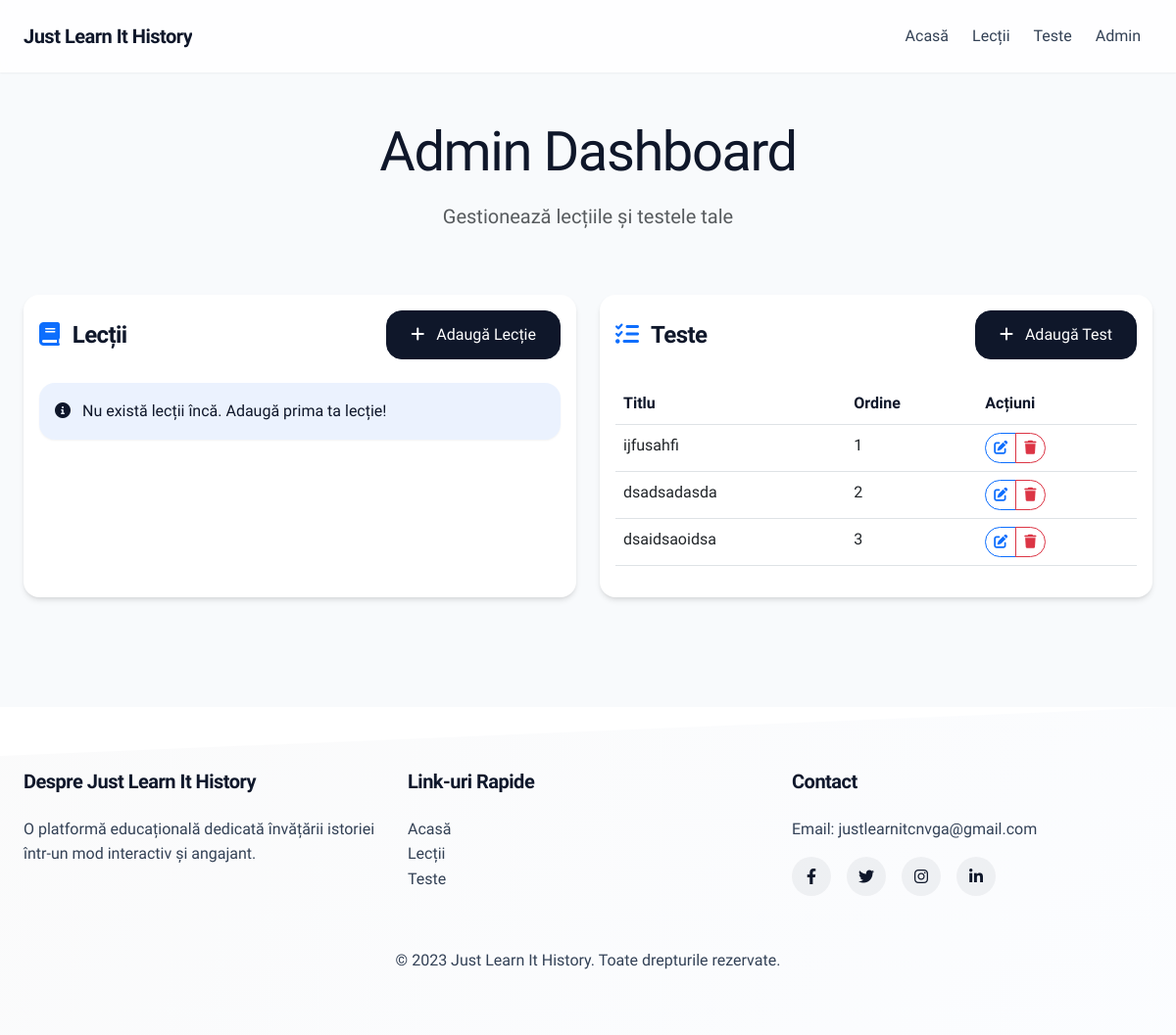
The page /admin (signed in) on the database its author committed.
### app.py (models this page shows, shortened)
class Test(db.Model):
    id = db.Column(db.Integer, primary_key=True)
    title = db.Column(db.String(200), nullable=False)
    order = db.Column(db.Integer, nullable=False)
    questions_json = db.Column(db.Text, nullable=False)

### app.py (the view)
@app.route('/admin')
@login_required
def admin():
    if not current_user.is_admin:
        flash('Access denied. Admin privileges required.')
        return redirect(url_for('index'))
    users = User.query.all()
    lessons = Lesson.query.with_entities(
        Lesson.id,
        Lesson.title,
        Lesson.content,
        Lesson.order
    ).order_by(Lesson.order).all()
    try:
        tests = Test.query.all()
    except Exception as e:
        if 'no such column: test.order' in str(e):
            print("Recreating database with correct schema...")
            db.drop_all()
            db.create_all()
            tests = []
        else:
            raise e
    lesson_form = LessonForm()
    test_form = TestForm()
    return render_template('admin/dashboard.html',
                         users=users,
                         lessons=lessons,
                         tests=tests,
                         lesson_form=lesson_form,
                         test_form=test_form)

### app.py (called while the page is built)
@login_manager.user_loader
def load_user(user_id):
    return User.query.get(int(user_id))

### templates/admin/dashboard.html (shortened to what this page needs)
{% extends "base.html" %}
{% block content %}
<div class="container py-5">
    <div class="row mb-5">
        <div class="col-12 text-center">
            <h1 class="display-4 mb-3">Admin Dashboard</h1>
            <p class="lead text-muted">Gestionează lecțiile și testele tale</p>
        </div>
    </div>
    <div class="row g-4">
        <div class="col-md-6">
            <div class="card h-100">
                <div class="card-body">
                    <div class="d-flex justify-content-between align-items-center mb-4">
                        <h2 class="card-title h4 mb-0">
                            <i class="fas fa-book me-2 text-primary"></i> Lecții
                        </h2>
                        <a href="{{ url_for('add_lesson') }}" class="btn btn-primary">
                            <i class="fas fa-plus me-2"></i> Adaugă Lecție
                        </a>
                    </div>
                    {% if lessons %}
                        <div class="table-responsive">
                            <table class="table table-hover">
                                <thead>
                                    <tr>
                                        <th>Titlu</th>
                                        <th>Ordine</th>
                                        <th>Acțiuni</th>
                                    </tr>
                                </thead>
                                <tbody>
                                    {% for lesson in lessons %}
                                    <tr>
                                        <td>{{ lesson.title }}</td>
                                        <td>{{ lesson.order }}</td>
                                        <td>
                                            <div class="btn-group">
                                                <a href="{{ url_for('edit_lesson', id=lesson.id) }}" class="btn btn-sm btn-outline-primary">
                                                    <i class="fas fa-edit"></i>
                                                </a>
                                                <button type="button" class="btn btn-sm btn-outline-danger" data-bs-toggle="modal" data-bs-target="#deleteLessonModal{{ lesson.id }}">
                                                    <i class="fas fa-trash"></i>
                                                </button>
                                            </div>
                                        </td>
                                    </tr>
                                    <div class="modal fade" id="deleteLessonModal{{ lesson.id }}" tabindex="-1" aria-labelledby="deleteLessonModalLabel{{ lesson.id }}" aria-hidden="true">
                                        <div class="modal-dialog">
                                            <div class="modal-content">
                                                <div class="modal-header">
                                                    <h5 class="modal-title" id="deleteLessonModalLabel{{ lesson.id }}">Confirmă Ștergerea</h5>
                                                    <button type="button" class="btn-close" data-bs-dismiss="modal" aria-label="Close"></button>
                                                </div>
                                                <div class="modal-body">
                                                    <p>Ești sigur că vrei să ștergi lecția "{{ lesson.title }}"?</p>
                                                    <p class="text-danger"><small>Această acțiune nu poate fi anulată.</small></p>
                                                </div>
                                                <div class="modal-footer">
                                                    <button type="button" class="btn btn-secondary" data-bs-dismiss="modal">Anulează</button>
                                                    <form action="{{ url_for('delete_lesson', id=lesson.id) }}" method="POST" class="d-inline">
                                                        <button type="submit" class="btn btn-danger">Șterge</button>
                                                    </form>
                                                </div>
                                            </div>
                                        </div>
                                    </div>
                                    {% endfor %}
                                </tbody>
                            </table>
                        </div>
                    {% else %}
                        <div class="alert alert-info">
                            <i class="fas fa-info-circle me-2"></i> Nu există lecții încă. Adaugă prima ta lecție!
                        </div>
                    {% endif %}
                </div>
            </div>
        </div>
        <div class="col-md-6">
            <div class="card h-100">
                <div class="card-body">
                    <div class="d-flex justify-content-between align-items-center mb-4">
                        <h2 class="card-title h4 mb-0">
                            <i class="fas fa-tasks me-2 text-primary"></i> Teste
                        </h2>
                        <a href="{{ url_for('add_test') }}" class="btn btn-primary">
                            <i class="fas fa-plus me-2"></i> Adaugă Test
                        </a>
                    </div>
                    {% if tests %}
                        <div class="table-responsive">
                            <table class="table table-hover">
                                <thead>
                                    <tr>
                                        <th>Titlu</th>
                                        <th>Ordine</th>
                                        <th>Acțiuni</th>
                                    </tr>
                                </thead>
                                <tbody>
                                    {% for test in tests %}
                                    <tr>
                                        <td>{{ test.title }}</td>
                                        <td>{{ test.order }}</td>
                                        <td>
                                            <div class="btn-group">
                                                <a href="{{ url_for('edit_test', id=test.id) }}" class="btn btn-sm btn-outline-primary">
                                                    <i class="fas fa-edit"></i>
                                                </a>
                                                <button type="button" class="btn btn-sm btn-outline-danger" data-bs-toggle="modal" data-bs-target="#deleteTestModal{{ test.id }}">
                                                    <i class="fas fa-trash"></i>
                                                </button>
                                            </div>
                                        </td>
                                    </tr>
                                    {% endfor %}
                                </tbody>
                            </table>
                        </div>
                    {% else %}
                        <div class="alert alert-info">
                            <i class="fas fa-info-circle me-2"></i> Nu există teste încă. Adaugă primul tău test!
                        </div>
                    {% endif %}
                </div>
            </div>
        </div>
    </div>
</div>
{% endblock %}

### templates/base.html (style rules this page uses)
:root { --primary-color: #0f172a; --secondary-color: #1e293b; --accent-color: #3b82f6; --light-color: #f8fafc; --dark-color: #0f172a; --success-color: #10b981; --text-color: #334155; --border-radius: 16px; --transition: all 0.3s cubic-bezier(0.4, 0, 0.2, 1); --shadow-sm: 0 1px 2px 0 rgb(0 0 0 / 0.05); --shadow: 0 4px 6px -1px rgb(0 0 0 / 0.1), 0 2px 4px -2px rgb(0 0 0 / 0.1); --shadow-lg: 0 10px 15px -3px rgb(0 0 0 / 0.1), 0 4px 6px -4px rgb(0 0 0 / 0.1); }
body { font-family: 'Plus Jakarta Sans', sans-serif; color: var(--text-color); background-color: var(--light-color); line-height: 1.6; overflow-x: hidden; }
h1, h2, h3, h4, h5, h6 { font-family: 'Plus Jakarta Sans', sans-serif; color: var(--dark-color); font-weight: 600; letter-spacing: -0.025em; }
.btn { border-radius: var(--border-radius); padding: 0.75rem 1.5rem; font-weight: 500; transition: var(--transition); position: relative; overflow: hidden; }
.btn::before { content: ''; position: absolute; top: 0; left: 0; width: 100%; height: 100%; background: linear-gradient(45deg, transparent, rgba(255, 255, 255, 0.1), transparent); transform: translateX(-100%); transition: var(--transition); }
.btn-primary { background-color: var(--dark-color); border-color: var(--dark-color); }
.alert { border-radius: var(--border-radius); border: none; box-shadow: var(--shadow-sm); backdrop-filter: blur(8px); animation: scaleIn 0.3s ease-out; }
.alert-info { background-color: rgba(59, 130, 246, 0.1); color: var(--dark-color); }
.card { border: none; border-radius: var(--border-radius); box-shadow: var(--shadow); transition: var(--transition); background: white; overflow: hidden; animation: scaleIn 0.5s ease-out; }
.card-title { color: var(--dark-color); font-weight: 600; letter-spacing: -0.025em; }
.container { max-width: 1200px; padding: 0 1.5rem; }

### templates/admin/dashboard.html (style rules this page uses)
.table th { font-weight: 600; color: var(--primary-color); }
.btn-group .btn { padding: 0.25rem 0.5rem; }
.btn-group .btn i { font-size: 0.875rem; }

### rows shown on the page
Test: title "ijfusahfi", order "1"
Test: title "dsadsadasda", order "2"
Test: title "dsaidsaoidsa", order "3"
